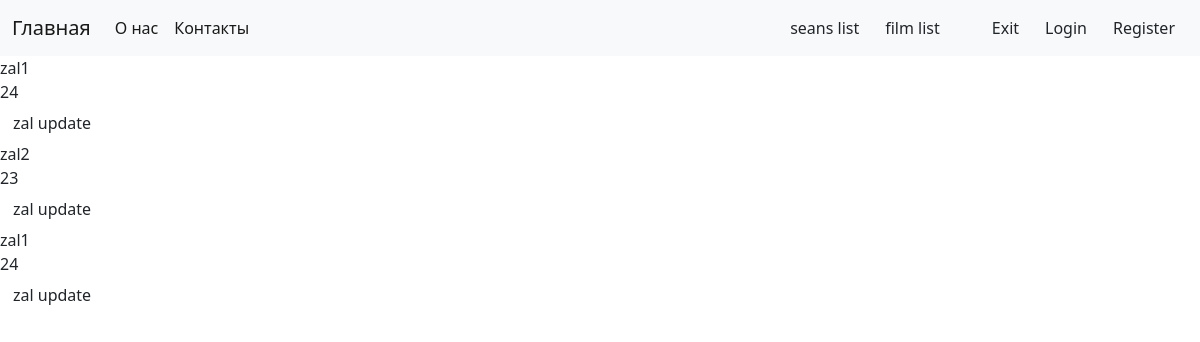
The page /zal/list/ on the database its author committed.
### zal/models.py (models this page shows, shortened)
class Zal(models.Model):
    name = models.CharField(max_length=255)
    size = models.IntegerField(default=20,
                               verbose_name='Количество мест'
                               )

### zal/views.py (the view)
# urls.py: path('zal/list/', ZalList.as_view(), name='zal-list'),
class ZalList(ListView):
    model = Zal
    template_name = 'zal-list.html'
    context_object_name = 'zals'

### zal/templates/zal-list.html
{% extends 'static/base.html' %}
{% block content %}
    {% for zal in zals %}
         {% include 'zal-detail.html' with zal=zal %}
    {% endfor %}
{% endblock %}

### zal/templates/zal-detail.html
{% block content %}
     <div>
    {{ zal.name }}
    </div>
    <div>
    {{ zal.size }}
    </div>
<a href="{% url 'zal-update' zal.id %}" class="btn">zal update</a>
{% endblock %}

### rows shown on the page
Zal: name "zal1", size "24"
Zal: name "zal2", size "23"
Zal: name "zal1", size "24"
